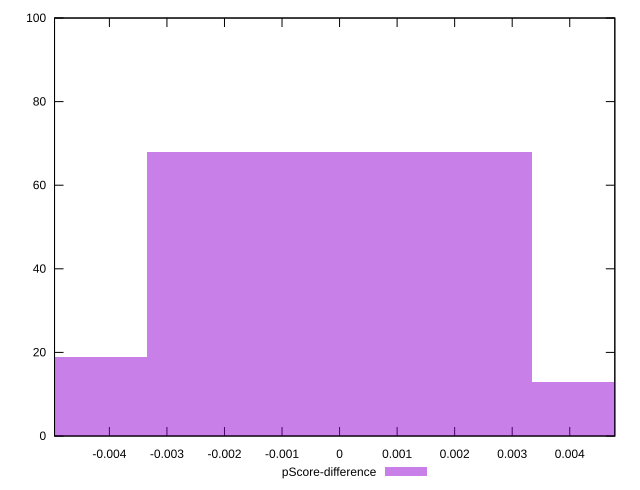

Source code (gnuplot):
reset

$pScoreDifference <<EOF
0 68
-0.006698710010332824 19
0.006698710010332824 13
EOF

set key outside below
set boxwidth 0.006698710010332824
set xrange [-0.004953307994627121:0.004783420657353488]
set yrange [0:100]
set trange [0:100]
set style fill transparent solid 0.5 noborder
set terminal svg size 640, 490 enhanced background rgb 'white'
set output "reports/report_00030_2021-02-24T20-42-31.540Z/total-blocking-time/samples/music/pScore-difference/histogram.svg"

plot $pScoreDifference title "pScore-difference" with boxes

reset
